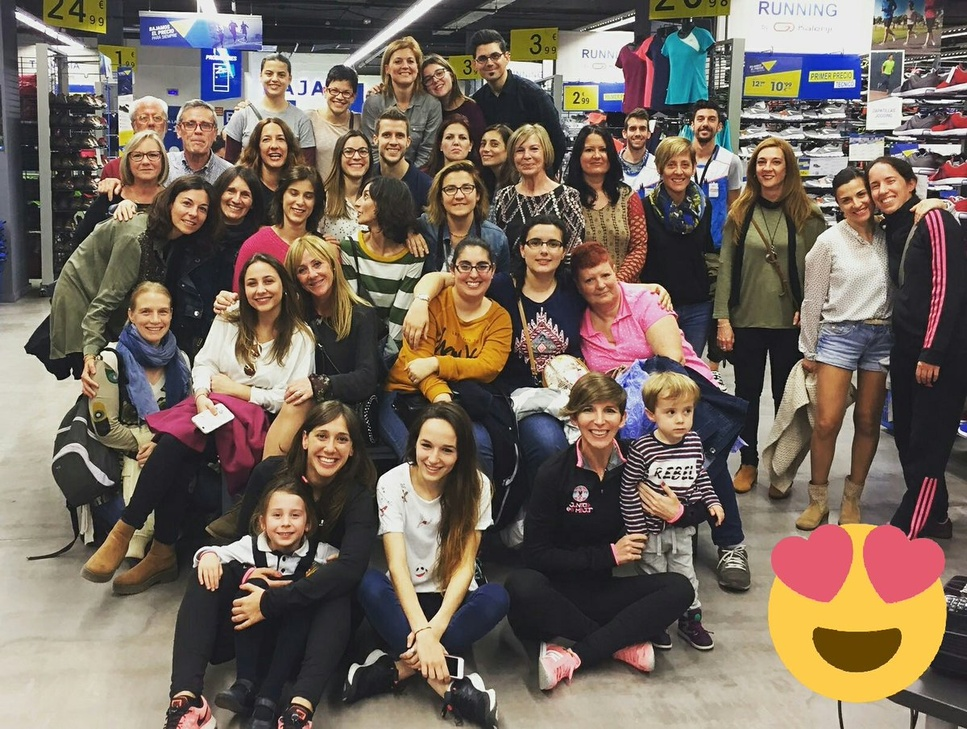
#> input picture DeteccionDeRostros/gente.jpg, 967 x 729 px, shrunk from 1200 x 905 before the run, found by its file name
$ python detectorRostro.py
#> lines starting #> are read from the running program, lines starting #| are printed output that depends on the picture; after the words box and inside, x2 and y2 are one past the last pixel; in counts of white or black regions, pixels touching at a corner belong together
import cv2
import numpy as np

faceClassif = cv2.CascadeClassifier('/Users/S A N T O S/Documents/Python/DeteccionDeRostros/haarcascade_frontalface_alt.xml')

image =cv2.imread('/Users/S A N T O S/Documents/Python/DeteccionDeRostros/gente.jpg')
#> image is the input picture: shape (729, 967, 3); mean B, G, R 93.6, 104.9, 118.2
gray = cv2.cvtColor(image, cv2.COLOR_BGR2GRAY)
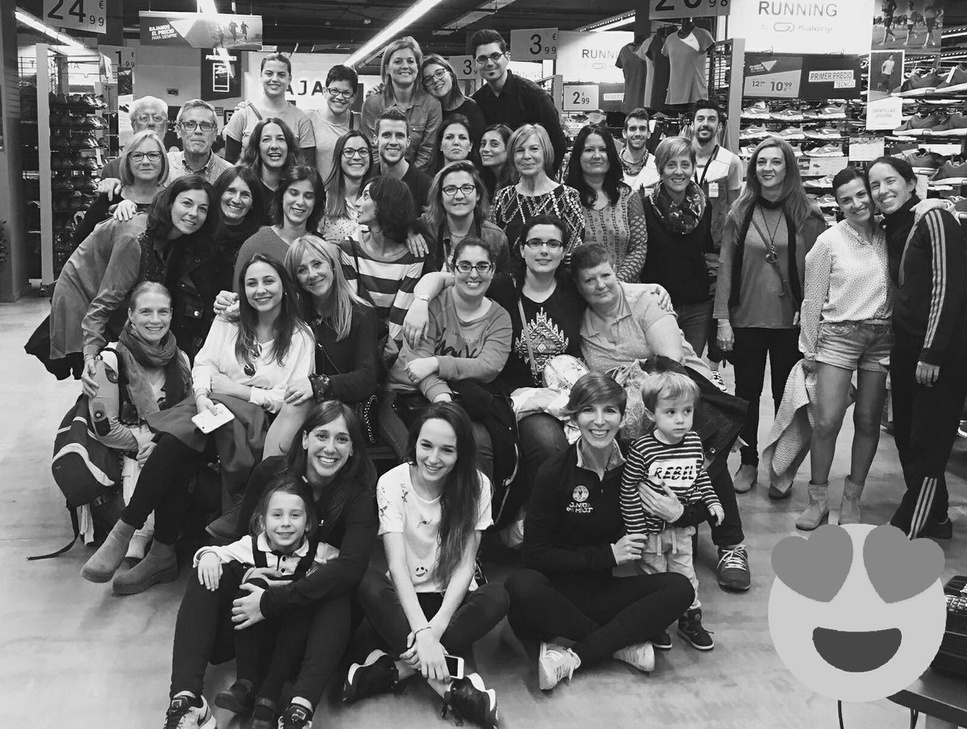
#> gray: shape (729, 967); min 0, max 255, mean 107.6

faces = faceClassif.detectMultiScale(image,
scaleFactor=1.1,
minNeighbors=5,
minSize=(30,30),
maxSize=(200,200))
#> faces = 30 rows, first 6: [469, 42, 40, 40], [386, 47, 37, 37], [256, 59, 38, 38], [688, 105, 36, 36], [374, 120, 39, 39], [438, 122, 38, 38]

for (x,y,w,h) in faces:
    cv2.rectangle(image,(x,y),(x+w,y+h),(0,255,0),2)
#> this loop made 30 passes
#> (x, y, w, h) on passes 1 to 12: (469, 42, 40, 40), (386, 47, 37, 37), (256, 59, 38, 38), (688, 105, 36, 36), (374, 120, 39, 39), (438, 122, 38, 38), (254, 125, 38, 38), (472, 130, 35, 35), (577, 136, 37, 37), (337, 137, 37, 37), (508, 131, 45, 45), (127, 141, 38, 38)
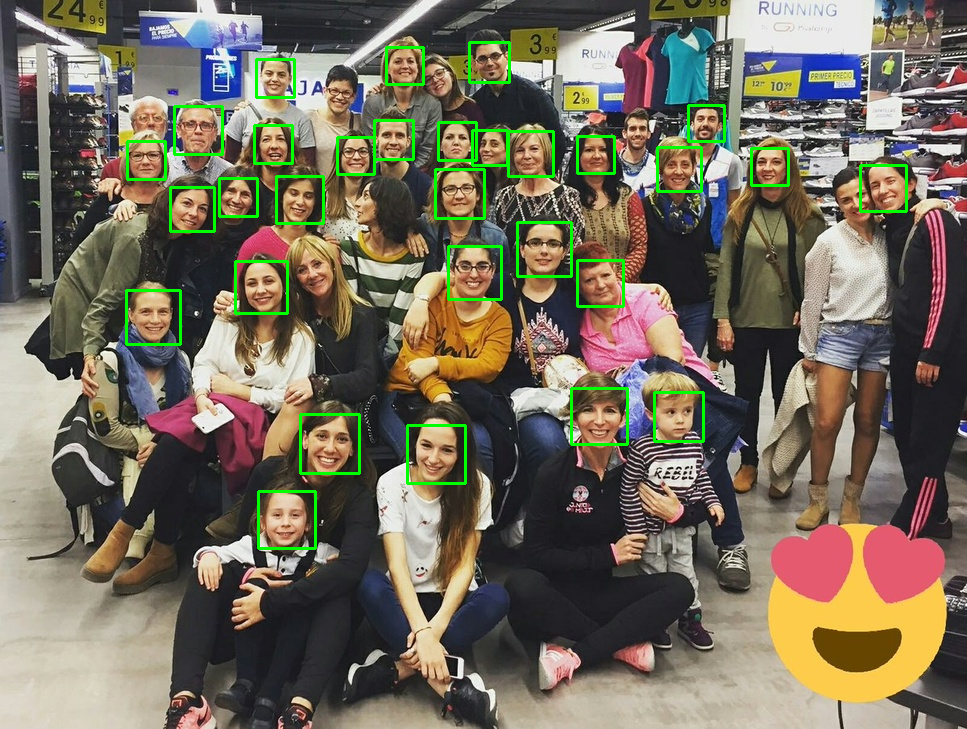
#> image: shape (729, 967, 3); 2.26% of pixels changed, all inside (x1, y1, x2, y2) = (125, 41, 908, 550)

cv2.imshow('image',image)
cv2.waitKey(0)
cv2.destroyAllWindows()
